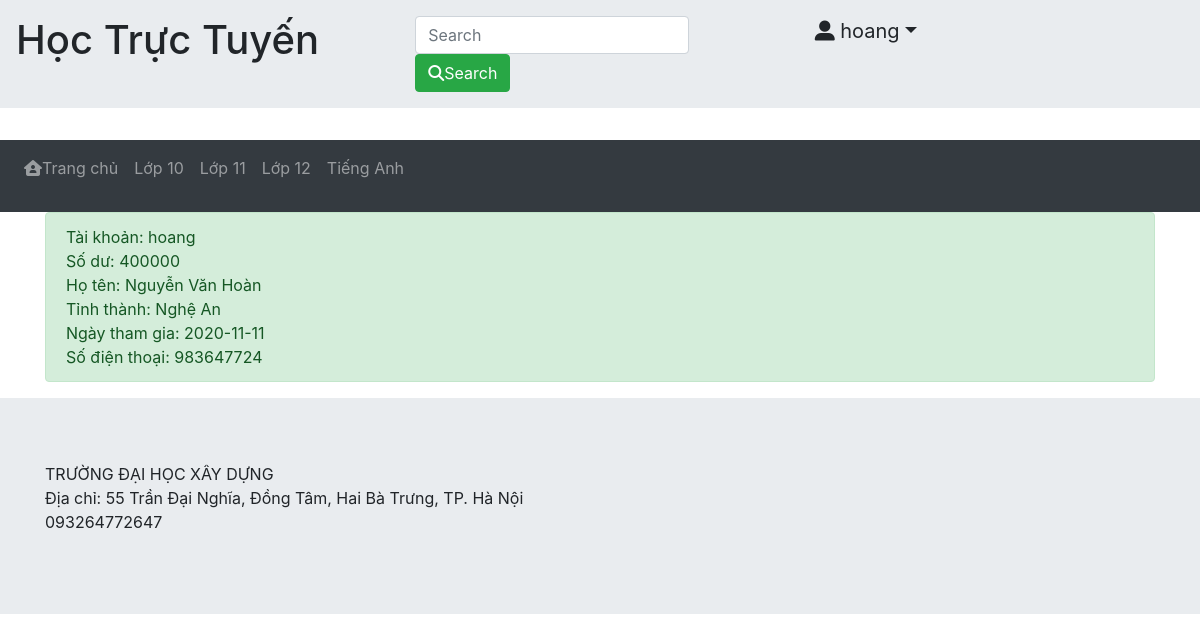
/ThongTinTK.php (signed in), run on the app's committed database.
### tables this page shows
CREATE TABLE `nguoidung` (
  `id` int(11) NOT NULL,
  `TenNguoiDung` varchar(30) NOT NULL,
  `SoTien` int(12) NOT NULL,
  `DiaChi` varchar(200) NOT NULL,
  `MatKhau` varchar(20) NOT NULL,
  `SoDienThoai` int(15) NOT NULL,
  `HoTen` varchar(30) NOT NULL,
  `NgayThamGia` date DEFAULT NULL
);

### ThongTinTK.php (the view, shortened to what this page needs)
<?php
if(isset($_SESSION["username"])==false){
header('Location: http://localhost/test/dang-nhap.php');
}
else{
include 'header1.php';
$a=$_SESSION["username"];
}
?>
<?php include 'connect.php'; ?>
<div class="container">
	<div class="alert alert-success">
		<?php
		$sql1 = "SELECT * FROM nguoidung where TenNguoiDung=\"$a\"";
		$result1 = mysqli_query($conn, $sql1);
		$row1 = mysqli_fetch_assoc($result1);
		echo "Tài khoản: ". $row1["TenNguoiDung"]. "<br>";
		echo "Số dư: ". $row1["SoTien"]. "<br>";
		echo "Họ tên: ". $row1["HoTen"]. "<br>";
		echo "Tỉnh thành: ". $row1["DiaChi"]. "<br>";
		echo "Ngày tham gia: ". $row1["NgayThamGia"]. "<br>";
		echo "Số điện thoại: ". $row1["SoDienThoai"]. "<br>";
		?>
	</div>
</div>
<?php include 'footer.php'; ?>
</html>

### data on the page
nguoidung: TenNguoiDung "hoang", SoTien "400000", HoTen "Nguyễn Văn Hoàn", DiaChi "Nghệ An", NgayThamGia "2020-11-11", SoDienThoai "983647724"

### other printed values
$_SESSION["username"] "hoang"
